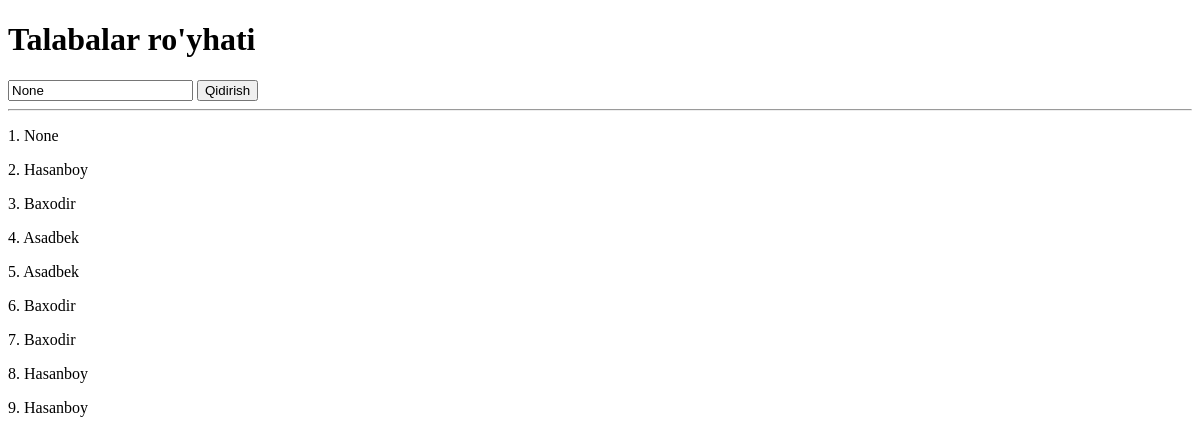
Before: /record_talabalar/ with the older database file.
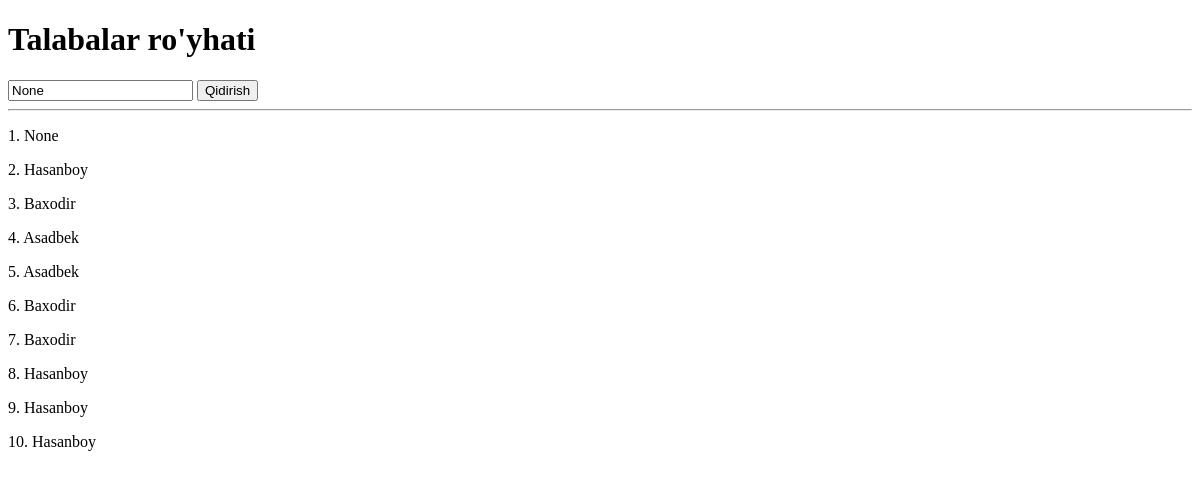
After: the same page with the newer database file.
### main/models.py (models this page shows, shortened)
class Record(models.Model):
    talaba = models.ForeignKey(Talaba, on_delete=models.SET_NULL, blank=True, null=True)
    kitob = models.ForeignKey(Kitob, on_delete=models.SET_NULL, blank=True, null=True)
    admin = models.ForeignKey(Admin, on_delete=models.SET_NULL, blank=True, null=True)
    olingan_sana = models.DateField(auto_now_add=True)
    qaytarish_sana = models.DateField()
    qaytarilgan = models.BooleanField(null=True)

class Talaba(models.Model):
    ism = models.CharField(max_length=255)
    guruh = models.CharField(max_length=155)
    kurs = models.PositiveSmallIntegerField(
        validators=[MinValueValidator(1), MaxValueValidator(4)], default=1
    )
    kitob_soni = models.PositiveSmallIntegerField(default=0)
    def __str__(self):
        return str(self.ism)

### main/views.py (the view)
# urls.py: path('record_talabalar/', record_talabalar),
def record_talabalar(request):
    recordlar = Record.objects.all()
    search=request.GET.get('search')
    if search is not None:
        recordlar = Record.objects.filter(talaba__ism__contains=search)
    context = {
        'recordlar': recordlar,
        'search': search
    }
    return render(request, 'record_talabalar.html', context)

### templates/record_talabalar.html (shortened to what this page needs)
<!DOCTYPE html>
<html lang="en">
<head>
</head>
<body>
<h1>Talabalar ro'yhati</h1>
<form>
  <input type="text" name="search" placeholder="Qiridirsh..." value="{{ search }}">
  <button>Qidirish</button>
</form>
<hr>
{% for record in recordlar %}
<p>{{ forloop.counter }}. {{ record.talaba }}</p>
{% endfor %}
</body>
</html>

Changed rows visible on the page:
added Record: talaba "Hasanboy"
